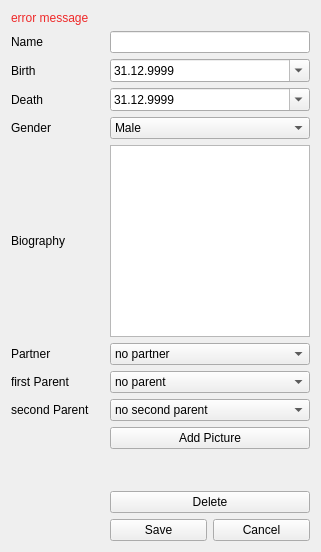
<?xml version="1.0" encoding="UTF-8"?>
<ui version="4.0">
 <class>EditPanel</class>
 <widget class="QWidget" name="EditPanel">
  <property name="geometry">
   <rect>
    <x>0</x>
    <y>0</y>
    <width>321</width>
    <height>552</height>
   </rect>
  </property>
  <property name="windowTitle">
   <string>Form</string>
  </property>
  <layout class="QGridLayout" name="gridLayout">
   <item row="1" column="0">
    <layout class="QGridLayout" name="gridLayout_3">
     <item row="5" column="1">
      <widget class="QDateEdit" name="ChoosenDeath">
       <property name="dateTime">
        <datetime>
         <hour>0</hour>
         <minute>0</minute>
         <second>0</second>
         <year>9999</year>
         <month>12</month>
         <day>31</day>
        </datetime>
       </property>
       <property name="displayFormat">
        <string>dd.MM.yyyy</string>
       </property>
       <property name="calendarPopup">
        <bool>true</bool>
       </property>
      </widget>
     </item>
     <item row="8" column="0">
      <widget class="QLabel" name="label">
       <property name="text">
        <string>Partner</string>
       </property>
      </widget>
     </item>
     <item row="3" column="0">
      <widget class="QLabel" name="LabelBirth">
       <property name="text">
        <string>Birth</string>
       </property>
      </widget>
     </item>
     <item row="11" column="1">
      <widget class="QPushButton" name="ButtonAddPicture">
       <property name="text">
        <string>Add Picture</string>
       </property>
      </widget>
     </item>
     <item row="3" column="1">
      <widget class="QDateEdit" name="ChoosenBirth">
       <property name="dateTime">
        <datetime>
         <hour>0</hour>
         <minute>0</minute>
         <second>0</second>
         <year>9999</year>
         <month>12</month>
         <day>31</day>
        </datetime>
       </property>
       <property name="displayFormat">
        <string>dd.MM.yyyy</string>
       </property>
       <property name="calendarPopup">
        <bool>true</bool>
       </property>
      </widget>
     </item>
     <item row="1" column="1">
      <widget class="QLineEdit" name="In_Name">
       <property name="sizePolicy">
        <sizepolicy hsizetype="Minimum" vsizetype="Fixed">
         <horstretch>0</horstretch>
         <verstretch>0</verstretch>
        </sizepolicy>
       </property>
       <property name="minimumSize">
        <size>
         <width>200</width>
         <height>0</height>
        </size>
       </property>
       <property name="maximumSize">
        <size>
         <width>200</width>
         <height>16777215</height>
        </size>
       </property>
      </widget>
     </item>
     <item row="1" column="0">
      <widget class="QLabel" name="LabelName">
       <property name="text">
        <string>Name</string>
       </property>
      </widget>
     </item>
     <item row="9" column="0">
      <widget class="QLabel" name="firstParentLabel">
       <property name="text">
        <string>first Parent</string>
       </property>
      </widget>
     </item>
     <item row="9" column="1">
      <widget class="QComboBox" name="In_FirstParent">
       <item>
        <property name="text">
         <string>no parent</string>
        </property>
       </item>
      </widget>
     </item>
     <item row="5" column="0">
      <widget class="QLabel" name="LabelDeath">
       <property name="text">
        <string>Death</string>
       </property>
      </widget>
     </item>
     <item row="14" column="1">
      <layout class="QHBoxLayout" name="horizontalLayout_3">
       <item>
        <widget class="QPushButton" name="ButtonSave">
         <property name="text">
          <string>Save</string>
         </property>
        </widget>
       </item>
       <item>
        <widget class="QPushButton" name="ButtonCancel">
         <property name="text">
          <string>Cancel</string>
         </property>
        </widget>
       </item>
      </layout>
     </item>
     <item row="8" column="1">
      <widget class="QComboBox" name="ChoosePartner">
       <property name="currentIndex">
        <number>0</number>
       </property>
       <item>
        <property name="text">
         <string>no partner</string>
        </property>
       </item>
      </widget>
     </item>
     <item row="7" column="0">
      <widget class="QLabel" name="LabelBiography">
       <property name="text">
        <string>Biography</string>
       </property>
      </widget>
     </item>
     <item row="12" column="1">
      <spacer name="verticalSpacer">
       <property name="orientation">
        <enum>Qt::Vertical</enum>
       </property>
       <property name="sizeHint" stdset="0">
        <size>
         <width>20</width>
         <height>40</height>
        </size>
       </property>
      </spacer>
     </item>
     <item row="13" column="1">
      <widget class="QPushButton" name="ButtonDelete">
       <property name="text">
        <string>Delete</string>
       </property>
      </widget>
     </item>
     <item row="7" column="1">
      <widget class="QTextEdit" name="TextBiography">
       <property name="sizePolicy">
        <sizepolicy hsizetype="Minimum" vsizetype="Minimum">
         <horstretch>0</horstretch>
         <verstretch>0</verstretch>
        </sizepolicy>
       </property>
       <property name="minimumSize">
        <size>
         <width>200</width>
         <height>0</height>
        </size>
       </property>
       <property name="maximumSize">
        <size>
         <width>200</width>
         <height>16777215</height>
        </size>
       </property>
      </widget>
     </item>
     <item row="6" column="0">
      <widget class="QLabel" name="LabelGender">
       <property name="text">
        <string>Gender</string>
       </property>
      </widget>
     </item>
     <item row="6" column="1">
      <widget class="QComboBox" name="ChooseGender">
       <property name="sizePolicy">
        <sizepolicy hsizetype="Minimum" vsizetype="Fixed">
         <horstretch>0</horstretch>
         <verstretch>0</verstretch>
        </sizepolicy>
       </property>
       <property name="minimumSize">
        <size>
         <width>200</width>
         <height>0</height>
        </size>
       </property>
       <property name="maximumSize">
        <size>
         <width>200</width>
         <height>16777215</height>
        </size>
       </property>
       <property name="currentText">
        <string>Unknown</string>
       </property>
       <item>
        <property name="text">
         <string>Male</string>
        </property>
       </item>
       <item>
        <property name="text">
         <string>Female</string>
        </property>
       </item>
       <item>
        <property name="text">
         <string>Diverse</string>
        </property>
       </item>
       <item>
        <property name="text">
         <string>Unknown</string>
        </property>
       </item>
      </widget>
     </item>
     <item row="10" column="0">
      <widget class="QLabel" name="label_2">
       <property name="text">
        <string>second Parent</string>
       </property>
      </widget>
     </item>
     <item row="10" column="1">
      <widget class="QComboBox" name="In_SecondParent">
       <item>
        <property name="text">
         <string>no second parent</string>
        </property>
       </item>
      </widget>
     </item>
    </layout>
   </item>
   <item row="0" column="0">
    <widget class="QLabel" name="ErrorMessage">
     <property name="text">
      <string>&lt;html&gt;&lt;head/&gt;&lt;body&gt;&lt;p&gt;&lt;span style=&quot; color:#ef2929;&quot;&gt;error message&lt;/span&gt;&lt;/p&gt;&lt;/body&gt;&lt;/html&gt;</string>
     </property>
    </widget>
   </item>
  </layout>
 </widget>
 <resources/>
 <connections/>
</ui>
